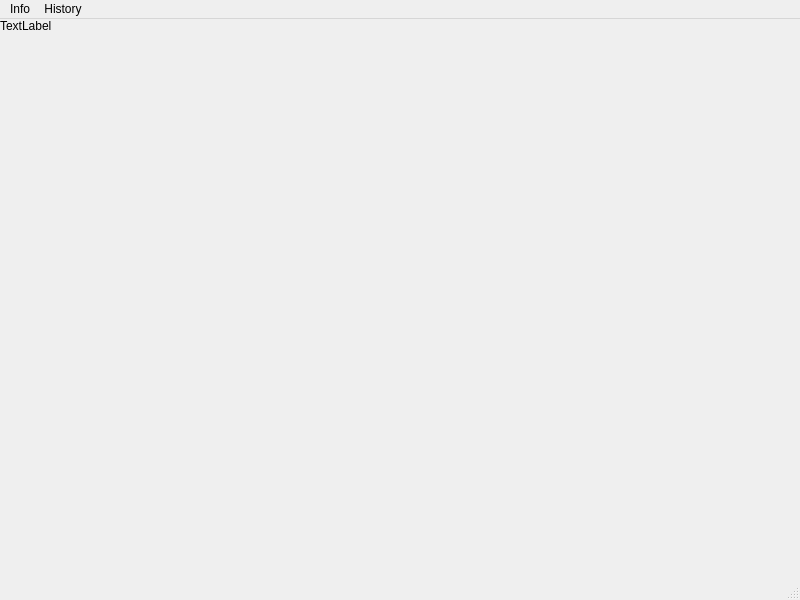
<?xml version="1.0" encoding="UTF-8"?>
<ui version="4.0">
 <class>MainWindow</class>
 <widget class="QMainWindow" name="MainWindow">
  <property name="geometry">
   <rect>
    <x>0</x>
    <y>0</y>
    <width>800</width>
    <height>600</height>
   </rect>
  </property>
  <property name="windowTitle">
   <string>MainWindow</string>
  </property>
  <widget class="QWidget" name="centralwidget">
   <layout class="QGridLayout" name="gridLayout">
    <property name="leftMargin">
     <number>0</number>
    </property>
    <property name="topMargin">
     <number>0</number>
    </property>
    <property name="rightMargin">
     <number>0</number>
    </property>
    <property name="bottomMargin">
     <number>0</number>
    </property>
    <property name="spacing">
     <number>0</number>
    </property>
    <item row="0" column="0" colspan="2">
     <layout class="QHBoxLayout" name="secTypeBox">
      <property name="spacing">
       <number>0</number>
      </property>
      <item>
       <widget class="QLabel" name="secTypeLabel">
        <property name="sizePolicy">
         <sizepolicy hsizetype="Preferred" vsizetype="Preferred">
          <horstretch>0</horstretch>
          <verstretch>0</verstretch>
         </sizepolicy>
        </property>
        <property name="text">
         <string>TextLabel</string>
        </property>
        <property name="wordWrap">
         <bool>false</bool>
        </property>
       </widget>
      </item>
     </layout>
    </item>
    <item row="1" column="0">
     <widget class="QStackedWidget" name="pageBox">
      <widget class="QWidget" name="page"/>
      <widget class="QWidget" name="page_2"/>
     </widget>
    </item>
   </layout>
  </widget>
  <widget class="QMenuBar" name="menubar">
   <property name="geometry">
    <rect>
     <x>0</x>
     <y>0</y>
     <width>800</width>
     <height>22</height>
    </rect>
   </property>
   <widget class="QMenu" name="menuInfo">
    <property name="title">
     <string>Info</string>
    </property>
    <addaction name="actionBasicInfo"/>
    <addaction name="actionContractDetails"/>
    <addaction name="actionFundamentals"/>
   </widget>
   <widget class="QMenu" name="menuHistory">
    <property name="title">
     <string>History</string>
    </property>
    <addaction name="actionTable"/>
    <addaction name="actionChart"/>
   </widget>
   <addaction name="menuInfo"/>
   <addaction name="menuHistory"/>
  </widget>
  <widget class="QStatusBar" name="statusbar"/>
  <action name="actionBasicInfo">
   <property name="text">
    <string>Basic Info</string>
   </property>
  </action>
  <action name="actionContractDetails">
   <property name="text">
    <string>ContractDetails</string>
   </property>
  </action>
  <action name="actionTable">
   <property name="text">
    <string>Table</string>
   </property>
  </action>
  <action name="actionChart">
   <property name="text">
    <string>Chart</string>
   </property>
  </action>
  <action name="actionFundamentals">
   <property name="text">
    <string>Fundamentals</string>
   </property>
  </action>
 </widget>
 <resources/>
 <connections/>
</ui>
